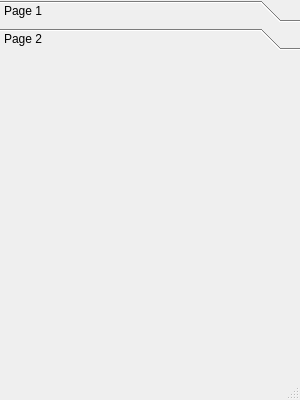
<?xml version="1.0" encoding="UTF-8"?>
<ui version="4.0">
 <class>MainWindow</class>
 <widget class="QMainWindow" name="MainWindow">
  <property name="geometry">
   <rect>
    <x>0</x>
    <y>0</y>
    <width>300</width>
    <height>400</height>
   </rect>
  </property>
  <property name="sizePolicy">
   <sizepolicy hsizetype="Fixed" vsizetype="Fixed">
    <horstretch>0</horstretch>
    <verstretch>0</verstretch>
   </sizepolicy>
  </property>
  <property name="minimumSize">
   <size>
    <width>200</width>
    <height>400</height>
   </size>
  </property>
  <property name="maximumSize">
   <size>
    <width>400</width>
    <height>800</height>
   </size>
  </property>
  <property name="windowTitle">
   <string>MainWindow</string>
  </property>
  <widget class="QWidget" name="centralwidget">
   <widget class="QToolBox" name="toolBox">
    <property name="geometry">
     <rect>
      <x>0</x>
      <y>0</y>
      <width>300</width>
      <height>350</height>
     </rect>
    </property>
    <property name="sizePolicy">
     <sizepolicy hsizetype="Minimum" vsizetype="Minimum">
      <horstretch>0</horstretch>
      <verstretch>0</verstretch>
     </sizepolicy>
    </property>
    <property name="currentIndex">
     <number>1</number>
    </property>
    <widget class="QWidget" name="page_1">
     <property name="geometry">
      <rect>
       <x>0</x>
       <y>0</y>
       <width>300</width>
       <height>288</height>
      </rect>
     </property>
     <attribute name="label">
      <string>Page 1</string>
     </attribute>
    </widget>
    <widget class="QWidget" name="page_2">
     <property name="geometry">
      <rect>
       <x>0</x>
       <y>0</y>
       <width>300</width>
       <height>288</height>
      </rect>
     </property>
     <property name="sizeIncrement">
      <size>
       <width>200</width>
       <height>300</height>
      </size>
     </property>
     <property name="locale">
      <locale language="Chinese" country="China"/>
     </property>
     <attribute name="label">
      <string>Page 2</string>
     </attribute>
    </widget>
   </widget>
  </widget>
  <widget class="QMenuBar" name="menubar">
   <property name="geometry">
    <rect>
     <x>0</x>
     <y>0</y>
     <width>300</width>
     <height>25</height>
    </rect>
   </property>
  </widget>
  <widget class="QStatusBar" name="statusbar"/>
 </widget>
 <resources/>
 <connections/>
</ui>
